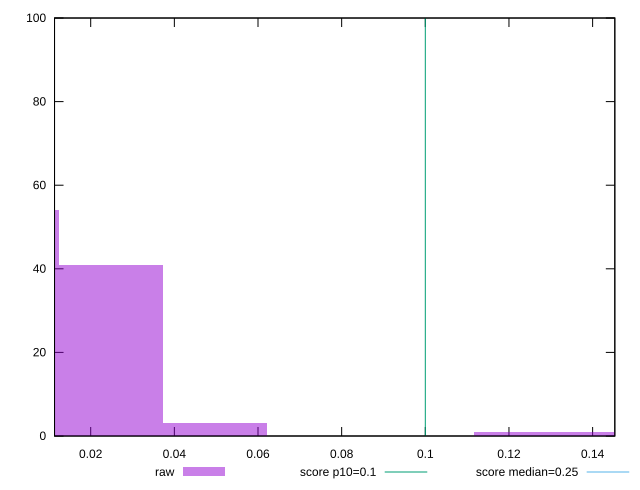

Recreate this plot in gnuplot.
reset

$raw <<EOF
0 54
0.024814280383367898 41
0.12407140191683949 1
0.049628560766735795 3
0.14888568230020738 1
EOF

set key outside below
set boxwidth 0.024814280383367898
set xrange [0.011352840529547797:0.14530883418189156]
set yrange [0:100]
set trange [0:100]
set style fill transparent solid 0.5 noborder

set parametric
set terminal svg size 640, 490 enhanced background rgb 'white'
set output "reports/report_00028_2021-02-24T12-49-42.674Z/cumulative-layout-shift/samples/card/raw/histogram.svg"

plot $raw title "raw" with boxes, \
     0.1,t title "score p10=0.1", \
     0.25,t title "score median=0.25"

reset
